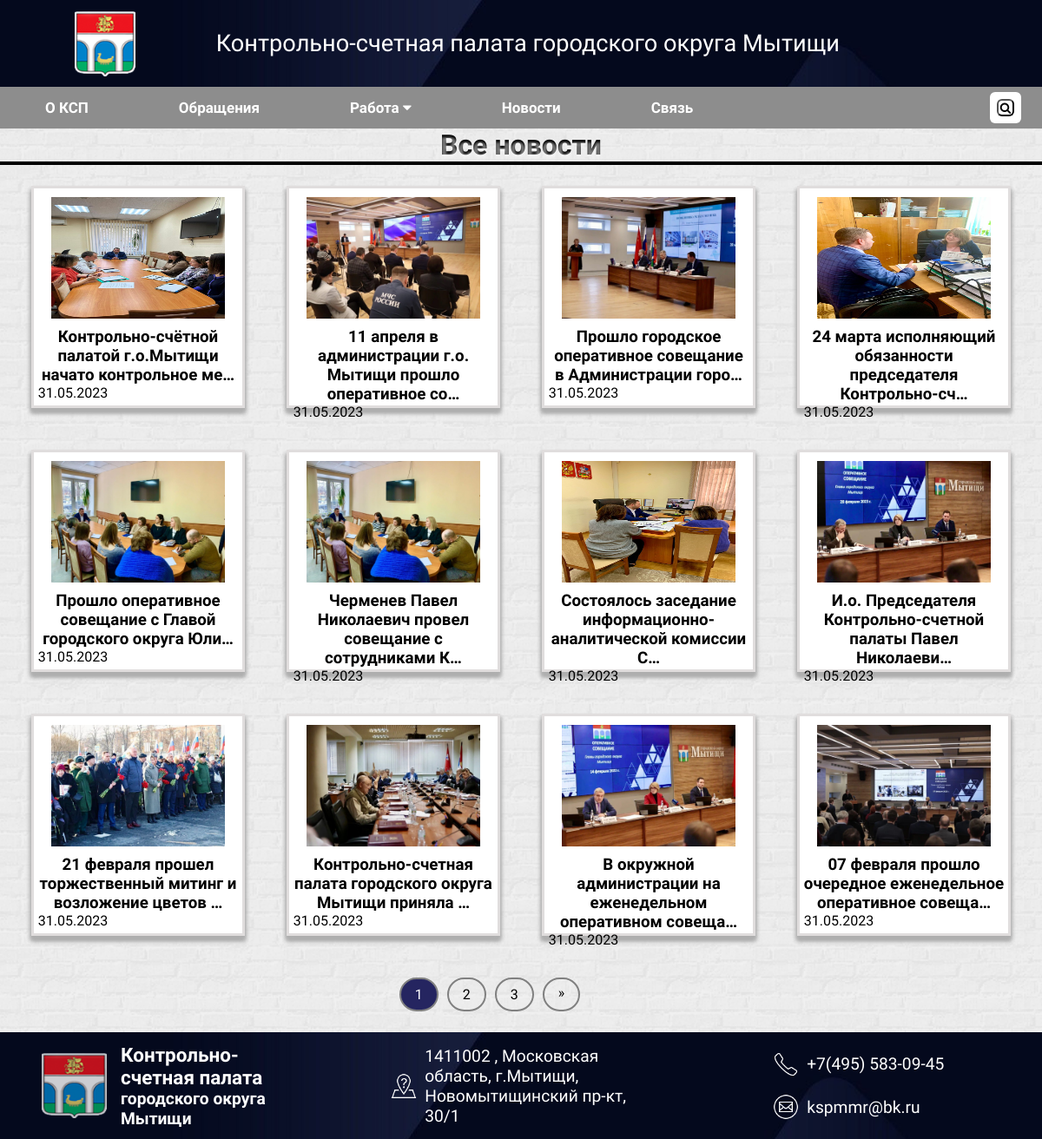
The app's page /all-news with its own data.
### news/models.py (models this page shows, shortened)
class Post(models.Model):
    title = models.CharField(max_length=200, unique=True, verbose_name='Заголовок')
    slug = models.SlugField(max_length=200, unique=True, verbose_name='Слог')
    author = models.ForeignKey(User, on_delete=models.CASCADE, related_name='news_posts', verbose_name='Автор')
    updated_on = models.DateTimeField(auto_now=True, verbose_name='Загружено')
    content = models.TextField(verbose_name='Описание')
    created_on = models.DateTimeField(auto_now_add=True, verbose_name='Дата создания')
    status = models.IntegerField(choices=STATUS, default=0, verbose_name='Доступ')
    cover = models.ImageField(upload_to='images', default=False, verbose_name='Картинка')
    class Meta:
        verbose_name = 'Новости'
        verbose_name_plural = 'Новости'
        ordering = ['-created_on']

### news/views.py (the view)
# urls.py: path('all-news', views.function_based, name='all_posts'),
def function_based(request):
    posts = Post.objects.filter(status=1)
    paginator = Paginator(posts, 12)
    page = request.GET.get('page')
    posts = paginator.get_page(page)
    return render(request, 'all_news.html', {'posts':posts})

### templates/all_news.html (shortened to what this page needs)
{% extends 'base.html' %}
{% block content %}
<div class="obr"><h1>Все новости</h1></div>
<div class="all-main-container" id="post-list" >
    {% for post in posts %}
    <div class="post-container-first">
        <div class="post-container">
            <div class="post-image-container">
                <a href="{% url 'post_detail' post.slug %}"><img class="post-image" src="{{ post.cover.url }}"></a>
            </div>
            <div class="post-body-container">
                <h3 class="post-card-title">{{ post.title|truncatechars:60 }}</h3>
                <p class="post-card-time">{{post.created_on|date:'d.m.Y'}}</p>
            </div>
        </div>
    </div>
    {% endfor %}
</div>
<div class="pagination-container">
    {% if posts.paginator.num_pages > 1 %}
        {% for num in posts.paginator.page_range %}
            {% if posts.number == num %}
                <span class="pagination-number pagination-current">{{ num }}</span>
            {% elif num > posts.number|add:'-3' and num < posts.number|add:'3' %}
                <a class="pagination-number" href="?page={{ num }}">{{ num }}</a>
            {% endif %}
        {% endfor %}
        {% if posts.has_next %}
            <a class="start-end-bt" href="?page={{ posts.paginator.num_pages }}">&raquo;</a>
        {% endif %}
    {% endif %}
</div>
{% endblock content %}

### static/styles/feedback.css (style rules this page uses)
.obr { display: flex; border-bottom: 4px solid black; justify-content: center; background-color: #000000; -webkit-background-clip: text; -moz-background-clip: text; background-clip: text; color: transparent; text-shadow: rgba(255,255,255,0.5) 0px 3px 3px; }

### static/styles/main.css (style rules this page uses)
* { margin: 0%; padding: 0%; font-family: 'Arsenal', sans-serif; }
html { height: 100%; }
body { background: url(/static/img/white-brick.png); background-color: rgb(201, 201, 201); background-size: 15%; background-position: center; background-repeat: repeat; display: flex; flex-direction: column; min-height: 100vh; }

### static/styles/all_news.css (style rules this page uses)
.all-main-container { display: flex; justify-content: center; flex-wrap: wrap; flex-direction: row; }
.post-container-first { margin: 2%; width: 20%; height: 250px; border-style: solid; border-color: rgb(224, 221, 221); background-color: white; box-shadow: 0 5px 5px #afafaf, 0 5px 5px #afafaf, 0 5px 5px #afafaf; }
.post-container { align-items: center; }
.post-image-container { display: flex; width: 100%; height: 60%; align-items: center; justify-content: center; overflow:hidden; padding-top: 2%; }
.post-image { width: 200px; height: 140px; padding: 2% 0 2% 0; transition: 2s ease-in-out; }
.post-body-container { padding: 2%; }
.post-card-title { text-align: center; }
.pagination-container { text-align: center; width: 90%; height: auto; display: flex; justify-content: center; margin: 2%; }
.pagination-number { color: #000; display: inline-block; padding: 8px 16px; text-decoration: none; border: 2px solid gray; margin: 0 5px; border-radius: 20px; transition: .3s ease-in-out; }
.pagination-number.pagination-current { background-color: rgb(37, 37, 96); color: white; }
.start-end-bt { color: #000; display: inline-block; padding: 6px 16px; text-decoration: none; border: 2px solid gray; margin: 0 5px; border-radius: 20px; transition: .3s ease-in-out; }

### static/styles/search_result_list.css (style rules this page uses)
a { text-decoration: none; }

### records on screen
Post: cover (picture), title "Контрольно-счётной палатой г.о.Мытищи начато контрольное ме…", created_on "31.05.2023"
Post: cover (picture), title "11 апреля в администрации г.о. Мытищи прошло оперативное со…", created_on "31.05.2023"
Post: cover (picture), title "Прошло городское оперативное совещание в Администрации горо…", created_on "31.05.2023"
Post: cover (picture), title "24 марта исполняющий обязанности председателя Контрольно-сч…", created_on "31.05.2023"
Post: cover (picture), title "Прошло оперативное совещание с Главой городского округа Юли…", created_on "31.05.2023"
Post: cover (picture), title "Черменев Павел Николаевич провел совещание с сотрудниками К…", created_on "31.05.2023"
Post: cover (picture), title "Состоялось заседание информационно-аналитической комиссии С…", created_on "31.05.2023"
Post: cover (picture), title "И.о. Председателя Контрольно-счетной палаты Павел Николаеви…", created_on "31.05.2023"
Post: cover (picture), title "21 февраля прошел торжественный митинг и возложение цветов …", created_on "31.05.2023"
Post: cover (picture), title "Контрольно-счетная палата городского округа Мытищи приняла …", created_on "31.05.2023"
Post: cover (picture), title "В окружной администрации на еженедельном оперативном совеща…", created_on "31.05.2023"
Post: cover (picture), title "07 февраля прошло очередное еженедельное оперативное совеща…", created_on "31.05.2023"

### other values on screen
{{ num }} "1"
{{ num }} "2" "3"
